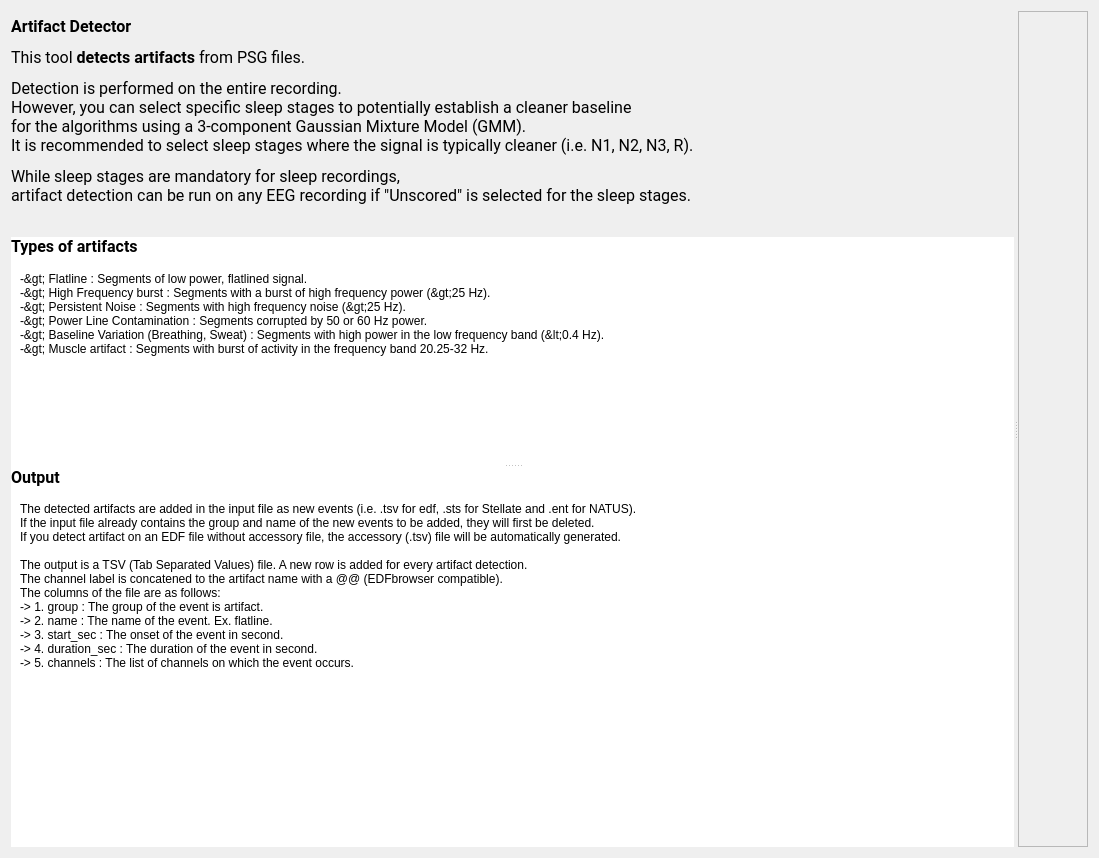
<?xml version="1.0" encoding="UTF-8"?>
<ui version="4.0">
 <class>ArtIntroStepPL</class>
 <widget class="QWidget" name="ArtIntroStepPL">
  <property name="geometry">
   <rect>
    <x>0</x>
    <y>0</y>
    <width>1099</width>
    <height>858</height>
   </rect>
  </property>
  <property name="windowTitle">
   <string>Form</string>
  </property>
  <property name="styleSheet">
   <string notr="true">font: 12pt &quot;Roboto&quot;;</string>
  </property>
  <layout class="QVBoxLayout" name="verticalLayout_7">
   <item>
    <widget class="QSplitter" name="splitter_2">
     <property name="orientation">
      <enum>Qt::Horizontal</enum>
     </property>
     <widget class="QWidget" name="layoutWidget">
      <layout class="QVBoxLayout" name="verticalLayout_6">
       <item>
        <widget class="QLabel" name="label_2">
         <property name="sizePolicy">
          <sizepolicy hsizetype="Preferred" vsizetype="Preferred">
           <horstretch>0</horstretch>
           <verstretch>1</verstretch>
          </sizepolicy>
         </property>
         <property name="minimumSize">
          <size>
           <width>0</width>
           <height>0</height>
          </size>
         </property>
         <property name="maximumSize">
          <size>
           <width>16777215</width>
           <height>200</height>
          </size>
         </property>
         <property name="font">
          <font>
           <family>Roboto</family>
           <pointsize>12</pointsize>
           <weight>50</weight>
           <italic>false</italic>
           <bold>false</bold>
          </font>
         </property>
         <property name="text">
          <string>&lt;html&gt;&lt;head/&gt;&lt;body&gt;&lt;p&gt;&lt;span style=&quot; font-weight:600;&quot;&gt;Artifact Detector&lt;/span&gt;&lt;/p&gt;&lt;p&gt;This tool &lt;span style=&quot; font-weight:600;&quot;&gt;detects artifacts&lt;/span&gt; from PSG files.&lt;/p&gt;&lt;p&gt;Detection is performed on the entire recording. &lt;br/&gt;However, you can select specific sleep stages to potentially establish a cleaner baseline &lt;br/&gt;for the algorithms using a 3-component Gaussian Mixture Model (GMM). &lt;br/&gt;It is recommended to select sleep stages where the signal is typically cleaner (i.e. N1, N2, N3, R). &lt;/p&gt;&lt;p&gt;While sleep stages are mandatory for sleep recordings, &lt;br/&gt;artifact detection can be run on any EEG recording if &amp;quot;Unscored&amp;quot; is selected for the sleep stages.&lt;/p&gt;&lt;/body&gt;&lt;/html&gt;</string>
         </property>
         <property name="textFormat">
          <enum>Qt::AutoText</enum>
         </property>
        </widget>
       </item>
       <item>
        <spacer name="verticalSpacer_3">
         <property name="orientation">
          <enum>Qt::Vertical</enum>
         </property>
         <property name="sizeType">
          <enum>QSizePolicy::Fixed</enum>
         </property>
         <property name="sizeHint" stdset="0">
          <size>
           <width>20</width>
           <height>20</height>
          </size>
         </property>
        </spacer>
       </item>
       <item>
        <widget class="QSplitter" name="splitter">
         <property name="styleSheet">
          <string notr="true">background-color: rgb(255, 255, 255);</string>
         </property>
         <property name="orientation">
          <enum>Qt::Vertical</enum>
         </property>
         <widget class="QWidget" name="layoutWidget">
          <layout class="QVBoxLayout" name="verticalLayout_3">
           <item>
            <widget class="QLabel" name="label">
             <property name="minimumSize">
              <size>
               <width>0</width>
               <height>20</height>
              </size>
             </property>
             <property name="maximumSize">
              <size>
               <width>16777215</width>
               <height>20</height>
              </size>
             </property>
             <property name="font">
              <font>
               <family>Roboto</family>
               <pointsize>12</pointsize>
               <weight>50</weight>
               <italic>false</italic>
               <bold>false</bold>
              </font>
             </property>
             <property name="text">
              <string>&lt;html&gt;&lt;head/&gt;&lt;body&gt;&lt;p&gt;&lt;span style=&quot; font-weight:600;&quot;&gt;Types of artifacts&lt;/span&gt;&lt;/p&gt;&lt;/body&gt;&lt;/html&gt;</string>
             </property>
             <property name="alignment">
              <set>Qt::AlignLeading|Qt::AlignLeft|Qt::AlignVCenter</set>
             </property>
            </widget>
           </item>
           <item>
            <widget class="QScrollArea" name="scrollArea_2">
             <property name="frameShape">
              <enum>QFrame::NoFrame</enum>
             </property>
             <property name="frameShadow">
              <enum>QFrame::Plain</enum>
             </property>
             <property name="lineWidth">
              <number>0</number>
             </property>
             <property name="widgetResizable">
              <bool>true</bool>
             </property>
             <widget class="QWidget" name="scrollAreaWidgetContents_2">
              <property name="geometry">
               <rect>
                <x>0</x>
                <y>0</y>
                <width>1001</width>
                <height>195</height>
               </rect>
              </property>
              <layout class="QVBoxLayout" name="verticalLayout_4">
               <item>
                <widget class="QLabel" name="label_3">
                 <property name="maximumSize">
                  <size>
                   <width>16777215</width>
                   <height>16777215</height>
                  </size>
                 </property>
                 <property name="styleSheet">
                  <string notr="true">background-color: rgb(255, 255, 255);</string>
                 </property>
                 <property name="text">
                  <string>-&gt; Flatline : Segments of low power, flatlined signal.
-&gt; High Frequency burst : Segments with a burst of high frequency power (&gt;25 Hz).
-&gt; Persistent Noise : Segments with high frequency noise (&gt;25 Hz).
-&gt; Power Line Contamination : Segments corrupted by 50 or 60 Hz power.
-&gt; Baseline Variation (Breathing, Sweat) : Segments with high power in the low frequency band (&lt;0.4 Hz).
-&gt; Muscle artifact : Segments with burst of activity in the frequency band 20.25-32 Hz.</string>
                 </property>
                </widget>
               </item>
               <item>
                <spacer name="verticalSpacer">
                 <property name="orientation">
                  <enum>Qt::Vertical</enum>
                 </property>
                 <property name="sizeType">
                  <enum>QSizePolicy::MinimumExpanding</enum>
                 </property>
                 <property name="sizeHint" stdset="0">
                  <size>
                   <width>20</width>
                   <height>10</height>
                  </size>
                 </property>
                </spacer>
               </item>
              </layout>
             </widget>
            </widget>
           </item>
          </layout>
         </widget>
         <widget class="QWidget" name="layoutWidget">
          <layout class="QVBoxLayout" name="verticalLayout_2">
           <property name="spacing">
            <number>6</number>
           </property>
           <item>
            <widget class="QLabel" name="label_4">
             <property name="maximumSize">
              <size>
               <width>16777215</width>
               <height>20</height>
              </size>
             </property>
             <property name="sizeIncrement">
              <size>
               <width>0</width>
               <height>0</height>
              </size>
             </property>
             <property name="font">
              <font>
               <family>Roboto</family>
               <pointsize>12</pointsize>
               <weight>50</weight>
               <italic>false</italic>
               <bold>false</bold>
              </font>
             </property>
             <property name="text">
              <string>&lt;html&gt;&lt;head/&gt;&lt;body&gt;&lt;p&gt;&lt;span style=&quot; font-weight:600;&quot;&gt;Output&lt;/span&gt;&lt;/p&gt;&lt;/body&gt;&lt;/html&gt;</string>
             </property>
             <property name="alignment">
              <set>Qt::AlignLeading|Qt::AlignLeft|Qt::AlignVCenter</set>
             </property>
            </widget>
           </item>
           <item>
            <widget class="QScrollArea" name="scrollArea_3">
             <property name="frameShape">
              <enum>QFrame::NoFrame</enum>
             </property>
             <property name="frameShadow">
              <enum>QFrame::Plain</enum>
             </property>
             <property name="lineWidth">
              <number>0</number>
             </property>
             <property name="widgetResizable">
              <bool>true</bool>
             </property>
             <widget class="QWidget" name="scrollAreaWidgetContents_3">
              <property name="geometry">
               <rect>
                <x>0</x>
                <y>0</y>
                <width>1001</width>
                <height>351</height>
               </rect>
              </property>
              <layout class="QVBoxLayout" name="verticalLayout_5">
               <item>
                <widget class="QLabel" name="label_7">
                 <property name="maximumSize">
                  <size>
                   <width>16777215</width>
                   <height>16777215</height>
                  </size>
                 </property>
                 <property name="styleSheet">
                  <string notr="true">background-color: rgb(255, 255, 255);</string>
                 </property>
                 <property name="text">
                  <string>The detected artifacts are added in the input file as new events (i.e. .tsv for edf, .sts for Stellate and .ent for NATUS).
If the input file already contains the group and name of the new events to be added, they will first be deleted. 
If you detect artifact on an EDF file without accessory file, the accessory (.tsv) file will be automatically generated.

The output is a TSV (Tab Separated Values) file. A new row is added for every artifact detection.
The channel label is concatened to the artifact name with a @@ (EDFbrowser compatible).
The columns of the file are as follows:
-&gt; 1. group : The group of the event is artifact.
-&gt; 2. name : The name of the event. Ex. flatline.
-&gt; 3. start_sec : The onset of the event in second. 
-&gt; 4. duration_sec : The duration of the event in second.
-&gt; 5. channels : The list of channels on which the event occurs.</string>
                 </property>
                </widget>
               </item>
               <item>
                <spacer name="verticalSpacer_4">
                 <property name="orientation">
                  <enum>Qt::Vertical</enum>
                 </property>
                 <property name="sizeType">
                  <enum>QSizePolicy::Expanding</enum>
                 </property>
                 <property name="sizeHint" stdset="0">
                  <size>
                   <width>20</width>
                   <height>20</height>
                  </size>
                 </property>
                </spacer>
               </item>
              </layout>
             </widget>
            </widget>
           </item>
          </layout>
         </widget>
        </widget>
       </item>
      </layout>
     </widget>
     <widget class="QScrollArea" name="scrollArea">
      <property name="widgetResizable">
       <bool>true</bool>
      </property>
      <widget class="QWidget" name="scrollAreaWidgetContents">
       <property name="geometry">
        <rect>
         <x>0</x>
         <y>0</y>
         <width>1042</width>
         <height>929</height>
        </rect>
       </property>
       <layout class="QVBoxLayout" name="verticalLayout">
        <item>
         <widget class="QLabel" name="label_6">
          <property name="text">
           <string/>
          </property>
          <property name="pixmap">
           <pixmap resource="intro_res_rc.qrc">:/intro/2_amplitude_v2.png</pixmap>
          </property>
          <property name="alignment">
           <set>Qt::AlignCenter</set>
          </property>
         </widget>
        </item>
        <item>
         <widget class="QLabel" name="label_8">
          <property name="text">
           <string/>
          </property>
          <property name="pixmap">
           <pixmap resource="intro_res_rc.qrc">:/intro/3_burst_noise_v2.png</pixmap>
          </property>
          <property name="alignment">
           <set>Qt::AlignCenter</set>
          </property>
         </widget>
        </item>
        <item>
         <widget class="QLabel" name="label_5">
          <property name="sizePolicy">
           <sizepolicy hsizetype="Expanding" vsizetype="Preferred">
            <horstretch>0</horstretch>
            <verstretch>0</verstretch>
           </sizepolicy>
          </property>
          <property name="text">
           <string/>
          </property>
          <property name="pixmap">
           <pixmap resource="intro_res_rc.qrc">:/intro/3b_persistent_noise.png</pixmap>
          </property>
          <property name="alignment">
           <set>Qt::AlignCenter</set>
          </property>
         </widget>
        </item>
        <item>
         <widget class="QLabel" name="label_9">
          <property name="text">
           <string/>
          </property>
          <property name="pixmap">
           <pixmap resource="intro_res_rc.qrc">:/intro/4_powerLine_v2.png</pixmap>
          </property>
          <property name="alignment">
           <set>Qt::AlignCenter</set>
          </property>
         </widget>
        </item>
        <item>
         <widget class="QLabel" name="label_10">
          <property name="text">
           <string/>
          </property>
          <property name="pixmap">
           <pixmap resource="intro_res_rc.qrc">:/intro/5_BSLVar_v2.png</pixmap>
          </property>
          <property name="alignment">
           <set>Qt::AlignCenter</set>
          </property>
         </widget>
        </item>
        <item>
         <widget class="QLabel" name="label_11">
          <property name="text">
           <string/>
          </property>
          <property name="pixmap">
           <pixmap resource="intro_res_rc.qrc">:/intro/6_muscular_v2.png</pixmap>
          </property>
          <property name="alignment">
           <set>Qt::AlignCenter</set>
          </property>
         </widget>
        </item>
       </layout>
      </widget>
     </widget>
    </widget>
   </item>
  </layout>
 </widget>
 <resources>
  <include location="intro_res_rc.qrc"/>
  <include location="../../../../../snooz-toolbox/src/main/python/ui/themes/themes.qrc"/>
 </resources>
 <connections/>
 <slots>
  <slot>on_choose()</slot>
  <slot>on_input_format_changed()</slot>
 </slots>
</ui>
